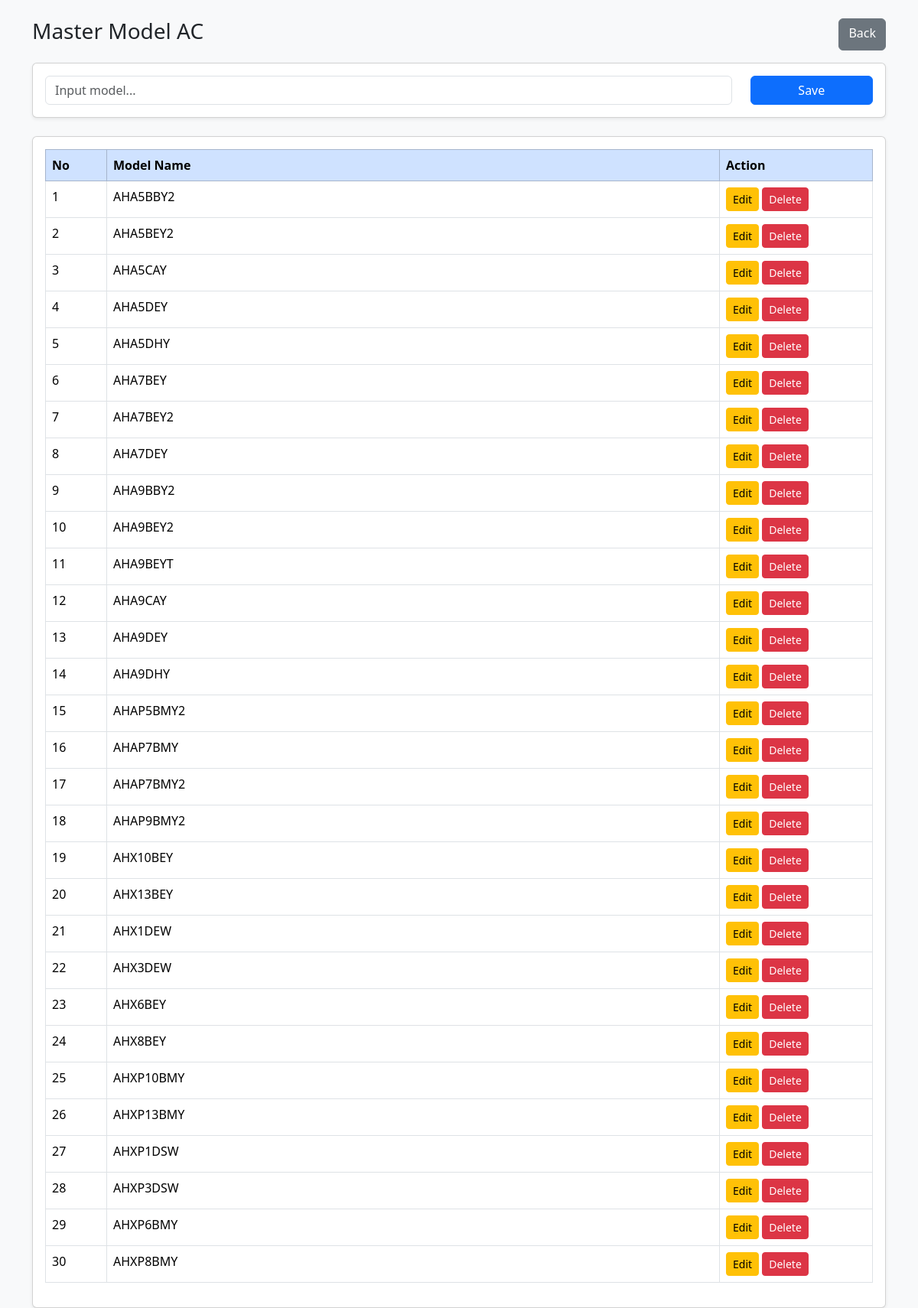
/page/leader/model/index.php (signed in), run on the app's committed database.
### tables this page shows
CREATE TABLE `model_master` (
  `model_id` int(11) NOT NULL,
  `model_name` varchar(100) NOT NULL,
  `area` enum('IDU','ODU') NOT NULL,
  `created_at` datetime DEFAULT current_timestamp()
);

### page/leader/model/index.php (the view, shortened to what this page needs)
<?php
require '../../../conn.php';
$table = "model_master";
$field = "model_name";
$area = $_SESSION['area'];
$data = mysqli_query(
    $conn,
    "SELECT * FROM $table WHERE area='$area'
     ORDER BY model_name ASC"
);
?>
<!doctype html>
<html lang="en">
<head>
    <link href="https://cdn.jsdelivr.net/npm/bootstrap@5.3.3/dist/css/bootstrap.min.css" rel="stylesheet">
</head>
<body class="bg-light">
    <div class="container mt-4">
        <div class="d-flex justify-content-between mb-3">
            <h3>Master Model AC</h3>
            <a href="../index.php" class="btn btn-secondary">
                Back
            </a>
        </div>
        <div class="card shadow-sm mb-4">
            <div class="card-body">
                <form method="POST" autocomplete="off">
                    <div class="row">
                        <div class="col-md-10">
                            <input type="text"
                                name="name"
                                class="form-control"
                                placeholder="Input model..."
                                required>
                        </div>
                        <div class="col-md-2 d-grid">
                            <button type="submit"
                                name="btn_save"
                                class="btn btn-primary">
                                Save
                            </button>
                        </div>
                    </div>
                </form>
            </div>
        </div>
        <div class="card shadow-sm">
            <div class="card-body table-responsive">
                <table class="table table-bordered">
                    <thead class="table-primary">
                        <tr>
                            <th width="80">No</th>
                            <th>Model Name</th>
                            <th width="200">Action</th>
                        </tr>
                    </thead>
                    <tbody>
                        <?php
                        $no = 1;
                        while ($row = mysqli_fetch_assoc($data)) :
                        ?>
                            <tr>
                                <td><?= $no++; ?></td>
                                <td><?= $row[$field]; ?></td>
                                <td>
                                    <button class="btn btn-warning btn-sm"
                                        data-bs-toggle="modal"
                                        data-bs-target="#edit<?= $row['model_id']; ?>">
                                        Edit
                                    </button>
                                    <a href="?delete=<?= $row['model_id']; ?>"
                                        class="btn btn-danger btn-sm"
                                        onclick="return confirm('Hapus data?')">
                                        Delete
                                    </a>
                                </td>
                            </tr>
                        <?php endwhile; ?>
                    </tbody>
                </table>
            </div>
        </div>
    </div>
</body>
</html>

### data on the page
model_master: model_name "AHA5BBY2"
model_master: model_name "AHA5BEY2"
model_master: model_name "AHA5CAY"
model_master: model_name "AHA5DEY"
model_master: model_name "AHA5DHY"
model_master: model_name "AHA7BEY"
model_master: model_name "AHA7BEY2"
model_master: model_name "AHA7DEY"
model_master: model_name "AHA9BBY2"
model_master: model_name "AHA9BEY2"
model_master: model_name "AHA9BEYT"
model_master: model_name "AHA9CAY"
model_master: model_name "AHA9DEY"
model_master: model_name "AHA9DHY"
model_master: model_name "AHAP5BMY2"
model_master: model_name "AHAP7BMY"
model_master: model_name "AHAP7BMY2"
model_master: model_name "AHAP9BMY2"
model_master: model_name "AHX10BEY"
model_master: model_name "AHX13BEY"
model_master: model_name "AHX1DEW"
model_master: model_name "AHX3DEW"
model_master: model_name "AHX6BEY"
model_master: model_name "AHX8BEY"
model_master: model_name "AHXP10BMY"
model_master: model_name "AHXP13BMY"
model_master: model_name "AHXP1DSW"
model_master: model_name "AHXP3DSW"
model_master: model_name "AHXP6BMY"
model_master: model_name "AHXP8BMY"
